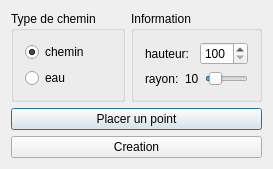
<?xml version="1.0" encoding="UTF-8"?>
<ui version="4.0">
 <class>CWidgetCreateWay</class>
 <widget class="QDialog" name="CWidgetCreateWay">
  <property name="geometry">
   <rect>
    <x>0</x>
    <y>0</y>
    <width>273</width>
    <height>163</height>
   </rect>
  </property>
  <property name="windowTitle">
   <string>Outil de tracer automatique</string>
  </property>
  <property name="windowIcon">
   <iconset resource="MainFrame.qrc">
    <normaloff>:/MainFrame/Resources/WorldEditor.png</normaloff>:/MainFrame/Resources/WorldEditor.png</iconset>
  </property>
  <layout class="QVBoxLayout" name="verticalLayout">
   <item>
    <layout class="QHBoxLayout" name="horizontalLayout">
     <item>
      <widget class="QGroupBox" name="groupWay">
       <property name="title">
        <string>Type de chemin</string>
       </property>
       <layout class="QVBoxLayout" name="verticalLayout_4">
        <item>
         <widget class="QRadioButton" name="radioWay">
          <property name="text">
           <string>chemin</string>
          </property>
          <property name="checked">
           <bool>true</bool>
          </property>
         </widget>
        </item>
        <item>
         <widget class="QRadioButton" name="radioWater">
          <property name="text">
           <string>eau</string>
          </property>
         </widget>
        </item>
       </layout>
      </widget>
     </item>
     <item>
      <widget class="QGroupBox" name="groupBox">
       <property name="title">
        <string>Information</string>
       </property>
       <layout class="QVBoxLayout" name="verticalLayout_3">
        <item>
         <layout class="QGridLayout" name="gridLayout_2">
          <item row="0" column="0">
           <widget class="QLabel" name="label_4">
            <property name="text">
             <string>hauteur:</string>
            </property>
           </widget>
          </item>
          <item row="0" column="1">
           <widget class="QSpinBox" name="spinHeight">
            <property name="minimum">
             <number>100</number>
            </property>
            <property name="maximum">
             <number>200</number>
            </property>
           </widget>
          </item>
         </layout>
        </item>
        <item>
         <layout class="QGridLayout" name="gridLayout">
          <item row="0" column="0">
           <widget class="QLabel" name="label_2">
            <property name="text">
             <string>rayon:</string>
            </property>
           </widget>
          </item>
          <item row="0" column="1">
           <widget class="QLabel" name="label_3">
            <property name="lineWidth">
             <number>1</number>
            </property>
            <property name="text">
             <string>10</string>
            </property>
           </widget>
          </item>
          <item row="0" column="2">
           <widget class="QSlider" name="sliderRadius">
            <property name="minimum">
             <number>1</number>
            </property>
            <property name="maximum">
             <number>100</number>
            </property>
            <property name="value">
             <number>10</number>
            </property>
            <property name="orientation">
             <enum>Qt::Horizontal</enum>
            </property>
           </widget>
          </item>
         </layout>
        </item>
       </layout>
      </widget>
     </item>
    </layout>
   </item>
   <item>
    <widget class="QPushButton" name="btnPutPointWay">
     <property name="text">
      <string>Placer un point</string>
     </property>
    </widget>
   </item>
   <item>
    <widget class="QPushButton" name="btnApply">
     <property name="text">
      <string>Creation</string>
     </property>
    </widget>
   </item>
  </layout>
 </widget>
 <layoutdefault spacing="6" margin="11"/>
 <resources>
  <include location="MainFrame.qrc"/>
 </resources>
 <connections/>
</ui>
